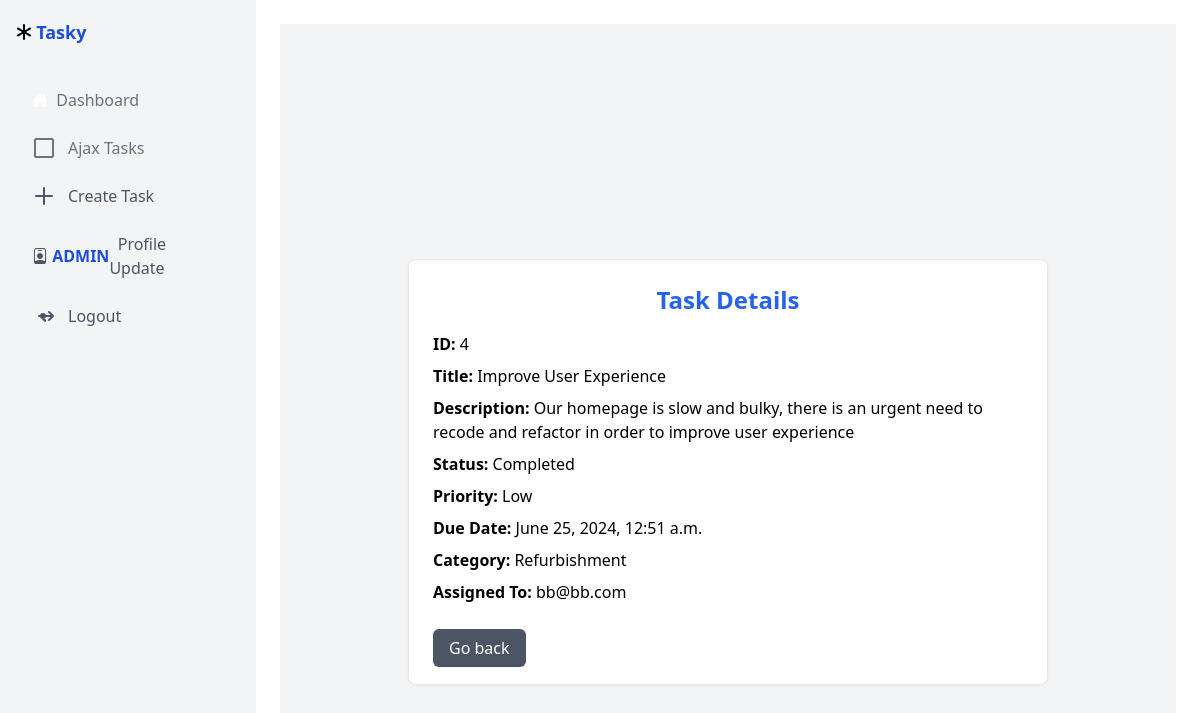
The page /task-detail/4/ (signed in) on the database its author committed.
### accounts/models.py (models this page shows)
class CustomUser(AbstractUser):
    username = None
    first_name = models.CharField(max_length=20)
    email = models.EmailField(db_index=True, unique=True, validators=[validate_email])
    profile_pix = models.ImageField(upload_to='profile_pics/')
    objects = UserManager()
    USERNAME_FIELD = 'email'
    REQUIRED_FIELDS = []
    EMAIL_FIELD = 'email'
    class Meta:
        ordering = ['-date_joined']
    def __str__(self):
        return self.email

### task/models.py (models this page shows, shortened)
class Task(models.Model):
    STATUS_CHOICES = [
        ('In_Progress', 'In_Progress'),
        ('Completed', 'Completed'),
        ('Overdue', 'Overdue'),
    ]
    PRIORITY_CHOICES = [
        ('Low', 'Low'),
        ('Medium', 'Medium'),
        ('High', 'High'),
    ]
    title = models.CharField(max_length=200)
    description = models.TextField()
    status = models.CharField(
        max_length=20,
        choices=STATUS_CHOICES,
        default='In_Progress',
    )
    priority = models.CharField(
        max_length=20,
        choices=PRIORITY_CHOICES,
        default='Low',
    )
    due_date = models.DateTimeField()
    category = models.CharField(max_length=100)
    assigned_to = models.ForeignKey(settings.AUTH_USER_MODEL, on_delete=models.CASCADE)
    class Meta:
        ordering = ['-id']

### task/views.py (the view)
# urls.py: path("task-detail/<pk>/", views.TaskDetailView.as_view(), name="task-detail"),
class TaskDetailView(LoginRequiredMixin, DetailView):
    model = Task
    context_object_name = 'task'
    template_name = 'task/task_detail.html'

### task/templates/task/task_detail.html (shortened to what this page needs)
{% extends 'task/base.html' %}
{% block content %}
<div class="flex justify-center items-center min-h-screen bg-gray-100">
    <div class="w-full max-w-2xl p-4">
        <div class="bg-white border border-primary shadow-sm rounded-lg">
            <div class="p-6">
                <h5 class="text-2xl font-bold mb-4 text-blue-600 text-center">Task Details</h5>
                <p class="mb-2"><strong>ID:</strong> {{ task.id }}</h6>
                <p class="mb-2"><strong>Title:</strong> {{ task.title }}</p>
                <p class="mb-2"><strong>Description:</strong> {{ task.description }}</p>
                <p class="mb-2"><strong>Status:</strong> {{ task.get_status_display }}</p>
                <p class="mb-2"><strong>Priority:</strong> {{ task.get_priority_display }}</p>
                <p class="mb-2"><strong>Due Date:</strong> {{ task.due_date }}</p>
                <p class="mb-2"><strong>Category:</strong> {{ task.category }}</p>
                <p class="mb-2"><strong>Assigned To:</strong> {{ task.assigned_to }}</p>
                <br>
                <a class="btn btn-primary shadow-sm mt-2 px-4 py-2 bg-gray-600 text-white rounded-md cursor-pointer" onclick="history.go(-1)">Go back</a>
            </div>
        </div>
    </div>
</div>
{% endblock %}

### task/templates/task/base.html (shortened to what this page needs)
<!DOCTYPE html>
<html lang="en">
<head>
<link rel="stylesheet" href="//code.jquery.com/ui/1.12.1/themes/base/jquery-ui.css">
{% load static %}
<link href="{% static 'taskproject/css/styles.css' %}" rel="stylesheet">
<script src="https://cdn.tailwindcss.com"></script>
</head>
{% block body%}
<body class="flex h-screen">
{% endblock %}
<div class="w-64 bg-gray-100 text-dark flex-shrink-0 hidden md:block">
    <div class="flex items-center h-16 bg-gray-100 px-4">
        <i class="bi bi-asterisk"></i>
        <h1 class="text-lg font-bold text-blue-700">Tasky</h1>
    </div>
    <nav class="flex flex-col p-4 space-y-2">
        <a href="{% url 'tasks' %}" class="nav-link flex items-center px-4 py-2 text-gray-500 hover:bg-gray-700 hover:text-white">
            <i class="bi bi-house-door-fill text-white"></i>&nbsp; Dashboard
        </a>
        <a href="{% url 'ajax-tasks' %}" class="nav-link flex items-center px-4 py-2 text-gray-500 hover:bg-gray-700 hover:text-white">
            <svg class="w-6 h-6 mr-3" fill="none" stroke="currentColor" viewBox="0 0 24 24" xmlns="http://www.w3.org/2000/svg">
                <path stroke-linecap="round" stroke-linejoin="round" stroke-width="2" d="M3 4a1 1 0 011-1h16a1 1 0 011 1v16a1 1 0 01-1 1H4a1 1 0 01-1-1V4z"></path>
            </svg>
            Ajax Tasks
        </a>
        {% if user.is_authenticated %}
        <a href="{% url 'create-task' %}" class="nav-link flex items-center px-4 py-2 text-gray-600 hover:bg-gray-700 hover:text-white">
            <svg class="w-6 h-6 mr-3" fill="none" stroke="currentColor" viewBox="0 0 24 24" xmlns="http://www.w3.org/2000/svg">
                <path stroke-linecap="round" stroke-linejoin="round" stroke-width="2" d="M12 4v16m8-8H4"></path>
            </svg>
            Create Task
        </a>
        <a href="{% url 'profile-update' %}" class="nav-link flex items-center px-4 py-2 text-gray-600 hover:bg-gray-700 hover:text-white">
            <i class="bi bi-person-badge"> </i> &nbsp;
            <span class="font-bold text-blue-700">{{ user.first_name|upper }}</span> &nbsp; Profile Update
        </a>
        <a href="{% url 'logout' %}" class="nav-link flex items-center px-4 py-2 text-gray-600 hover:bg-gray-700 hover:text-white">
            <svg class="w-6 h-6 mr-3" fill="none" stroke="currentColor" viewBox="0 0 24 24" xmlns="http://www.w3.org/2000/svg">
                <path stroke-linecap="round" stroke-linejoin="round" stroke-width="2" d="M17 16l4-4m0 0l-4-4m4 4H7m6 4v1m0-1a2 2 0 110-4m0 4v1m0-5a2 2 0 10-4 0 2 2 0 004 0z"></path>
            </svg>
            Logout
        </a>
        {% endif %}
    </nav>
</div>
<div class="flex-1 p-6">
    {% block content %}
    {% endblock %}
</div>
<link rel="stylesheet" href="https://cdn.jsdelivr.net/npm/bootstrap-icons@1.5.0/font/bootstrap-icons.css">
</body>
</html>

### rows shown on the page
CustomUser: first_name "ADMIN"
Task: id "4", title "Improve User Experience", description "Our homepage is slow and bulky, there is an urgent need to recode and refactor in order to improve user experience", status "Completed", priority "Low", due_date "June 25, 2024, 12:51 a.m.", category "Refurbishment", assigned_to "bb@bb.com"
